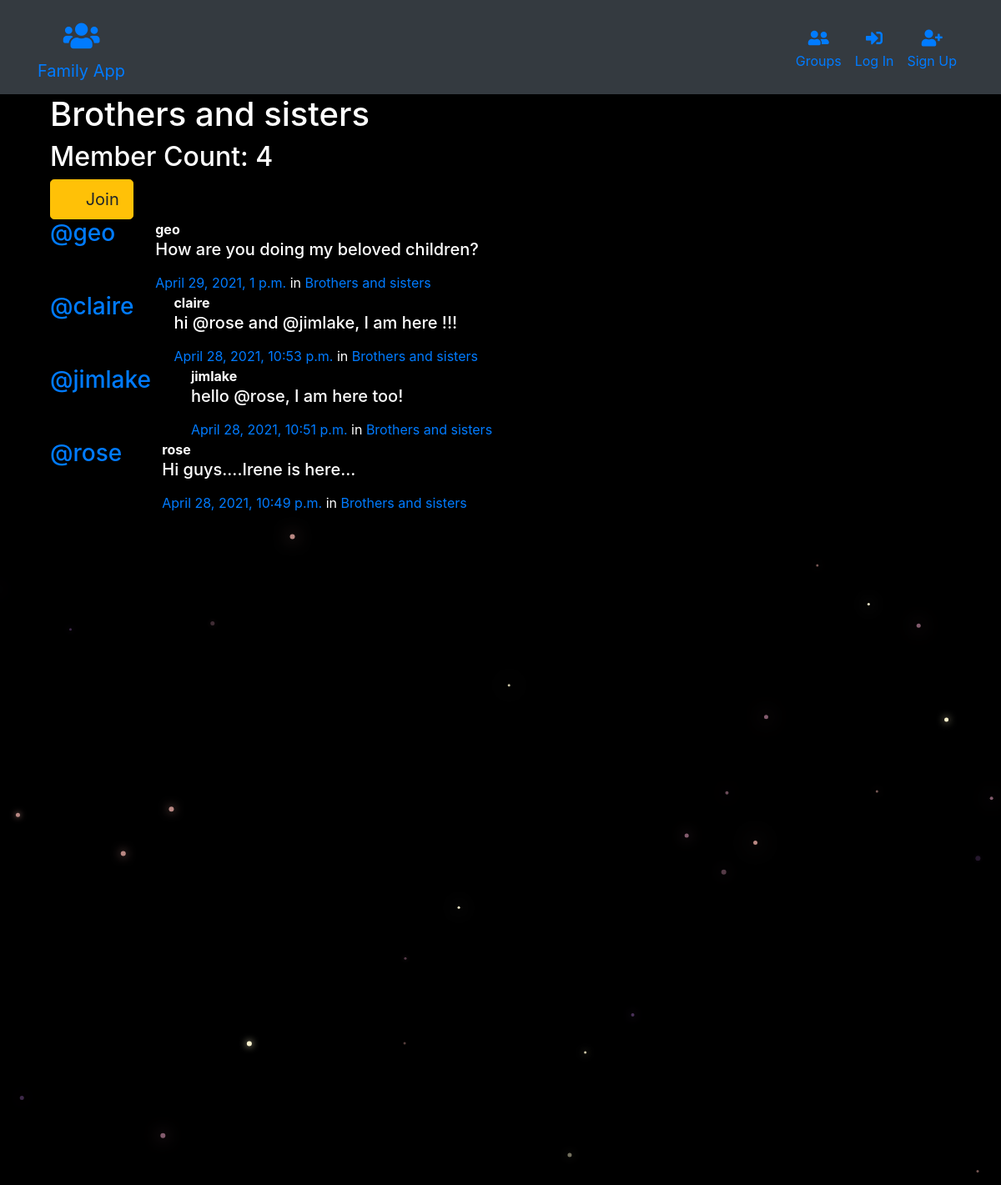
Screenshot of /groups/posts/in/brothers-and-sisters/ with the database file from the repository.
### groups/models.py (models this page shows, shortened)
class Group(models.Model):
    name = models.CharField(max_length=255, unique=True)
    slug = models.SlugField(allow_unicode=True, unique=True)
    description = models.TextField(blank=True, default='')
    description_html = models.TextField(editable=False, default='', blank=True)
    members = models.ManyToManyField(User,through="GroupMember")
    class Meta:
        ordering = ["name"]

### posts/models.py (models this page shows, shortened)
class Post(models.Model):
    user = models.ForeignKey(User, related_name="posts",on_delete=models.CASCADE)
    created_at = models.DateTimeField(auto_now=True)
    message = models.TextField()
    message_html = models.TextField(editable=False)
    group = models.ForeignKey(Group, related_name="posts",null=True, blank=True,on_delete=models.CASCADE)
    class Meta:
        ordering = ["-created_at"]
        unique_together = ["user", "message"]

### groups/views.py (the view)
# urls.py: path("posts/in/<slug>/",views.SingleGroup.as_view(),name="single"),
class SingleGroup(generic.DetailView):
    model = Group

### groups/templates/groups/group_detail.html
{% extends "groups/group_base.html" %}
{% block pregroup %}
<div class="container">
  <h1>{{group.name}}</h1>
  <h2> Member Count: {{group.members.count}}</h2>
  <div class="content">
  	{% if user in group.members.all %}
  		<a href="{% url 'groups:leave' slug=group.slug %}" class="btn btn-lg btn-warning"><span class="fa fa-times-circle-o"></span> Leave</a>
  	{% else %}
  		<a href="{% url 'groups:join' slug=group.slug %}" class="btn btn-lg btn-warning"><span class="fa fa-check-circle-o"></span> Join</a>
  	{% endif %}
  </div>
</div>
{% endblock %}
{% block group_content %}
<div class="col-md-8">
	{% if group.posts.count == 0 %}
	<h2>No posts in this group yet!</h2>
	{% else %}
		{% for post in group.posts.all %}
			{% include "posts/_post.html" %}
		{% endfor %}
	{% endif %}
</div>
{% endblock %}

### posts/templates/posts/_post.html (shortened to what this page needs)
<div class="media">
	<h3 class="mr-5"><a href="{% url 'posts:for_user' username=post.user.username %}">@{{ post.user.username }}</a></h3>
	<div class="media-body">
		<strong>{{ post.user.username }}</strong>
		<h5>{{ post.message_html|safe }}</h5>
			<time class="time"><a href="{% url 'posts:single' username=post.user.username pk=post.pk %}">{{ post.created_at }}</a></time>
			{% if post.group %}
			<span class="group-name">in <a href="#">{{ post.group.name }}</a></span>
			{% endif %}
	</div>
</div>

### static/simplesocial/css/master.css (style rules this page uses)
body { margin: 0; overflow: hidden; background-color: black; color: white; }

### rows the page displays
Group: name "Brothers and sisters", members.count "4"
Post: user.username "geo", message_html "How are you doing my beloved children?", created_at "April 29, 2021, 1 p.m.", group.name "Brothers and sisters"
Post: user.username "claire", message_html "hi @rose and @jimlake, I am here !!!", created_at "April 28, 2021, 10:53 p.m.", group.name "Brothers and sisters"
Post: user.username "jimlake", message_html "hello @rose, I am here too!", created_at "April 28, 2021, 10:51 p.m.", group.name "Brothers and sisters"
Post: user.username "rose", message_html "Hi guys....Irene is here...", created_at "April 28, 2021, 10:49 p.m.", group.name "Brothers and sisters"
